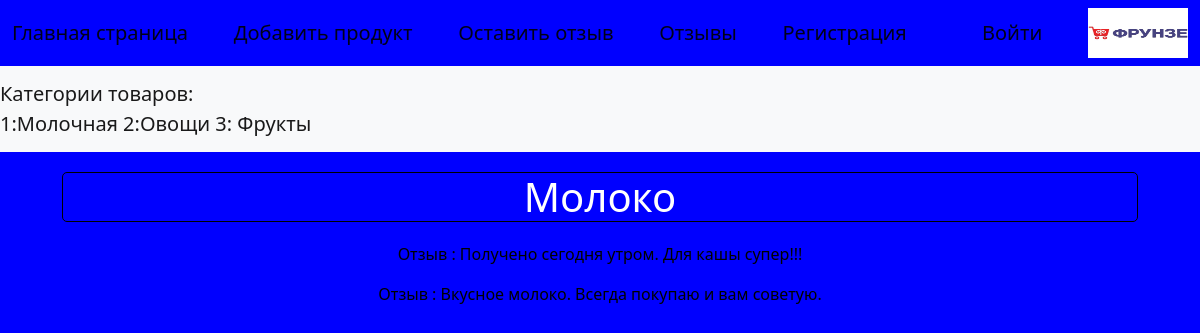
The page /products/1/ on the database its author committed.
### DZ/models.py (models this page shows, shortened)
class Product(models.Model):
    class Meta:
        verbose_name = 'Продукт'
        verbose_name_plural = 'Продукты'
    title = models.CharField('Название', max_length=255, null=False)
    description = models.CharField('Описание', max_length=255, null=False)
    price = models.IntegerField('Цена', default=0)
    category = models.ForeignKey(Category, verbose_name='Категория', on_delete=models.CASCADE, null=True)

class Review(models.Model):
    class Meta:
        verbose_name = 'Отзыв'
        verbose_name_plural = 'Отзывы'
    text = models.CharField('Текст', max_length=255)
    author = models.CharField('Автор', max_length=255, null=True)
    product = models.ForeignKey(Product, verbose_name='Продукт', on_delete=models.CASCADE, null=True)

### DZ/views.py (the view)
# urls.py: path('products/<int:id>/', views.product_item),
def product_item(request, id):
    reviews = Review.objects.filter(product_id=id)
    products = Product.objects.get(id=id)
    data = {
        'products': products,
        'reviews': reviews
    }
    return render(request, 'products.html', context=data)

### templates/products.html
{% extends 'layout.html' %}
{% block content %}
<h1 class="white_tag"> {{ products.title }}</h1>
{% for review in reviews %}
    <p>Отзыв :  {{ review.text }}</p>
{% endfor %}
{% endblock %}

### static/css/style.css (style rules this page uses)
body { background: blue; color: black; }
.white_tag { text-decoration: None; color: white; margin: 20px; border: black solid 1px; border-radius: 5px; }

### rows shown on the page
Product: title "Молоко"
Review: text "Получено сегодня утром. Для кашы супер!!!"
Review: text "Вкусное молоко. Всегда покупаю и вам советую."
